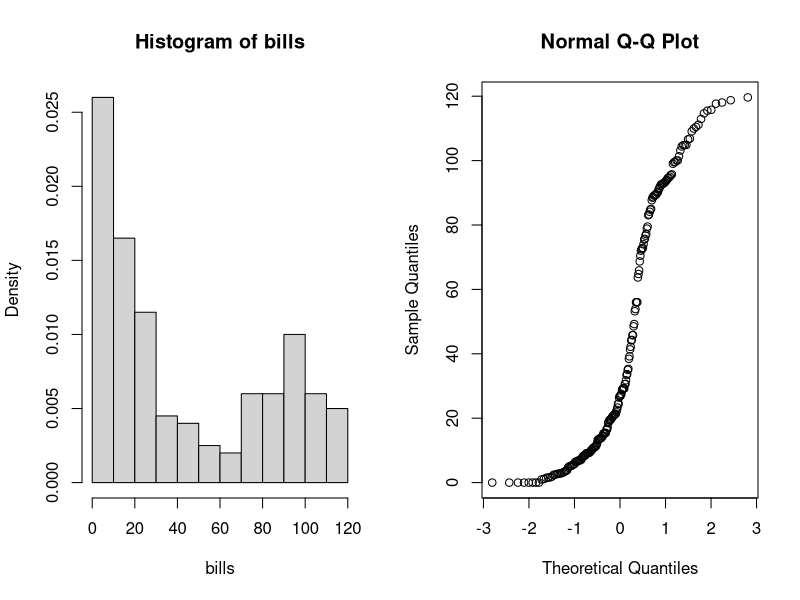
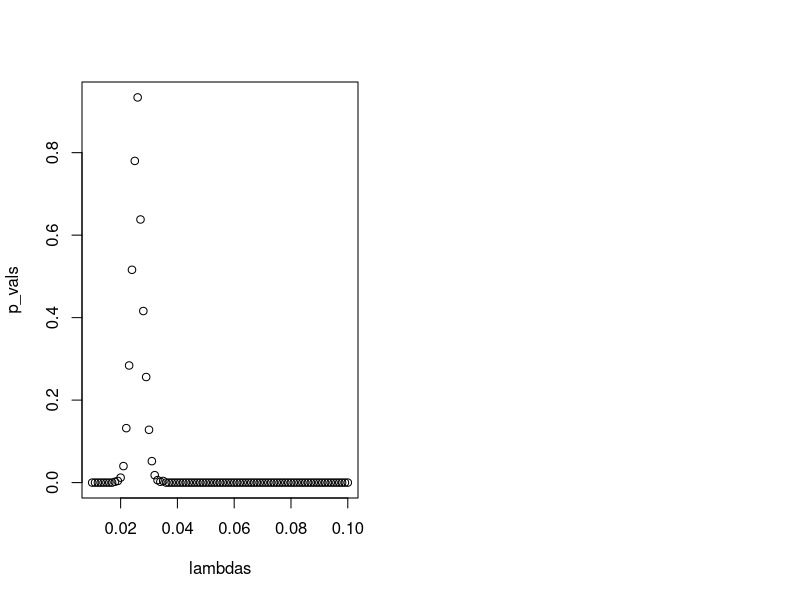

Write R code to recreate these figures, in order.
## ---- chunk 1
bills <- scan("telephone.txt", skip=2)
par(mfrow=c(1, 2))
hist(bills, prob=T)
qqnorm(bills)
## ---- chunk 2
T_val <- median(bills)
N <- length(bills)
B <- 1000
T_vals <- numeric(B)
lambdas <- seq(0.01, 0.1, by=0.001)
p_vals <- numeric(length(lambdas))

for (i in 1:length(lambdas)) {
    for (j in 1:B) {
        sampled_bills <- rexp(N, lambdas[i])
        T_vals[j] <- median(sampled_bills)
    }

    p_val_left <- sum(T_vals < T_val) / B
    p_val_right <- sum(T_vals > T_val) / B
    p_vals[i] <- 2 * min(p_val_left, p_val_right)
}
plot(lambdas, p_vals, type='p')
## ---- chunk 3
bootstrap.ci <- function(data, B, T, confidence) {
    T_val <- T(data)
    T_vals <- numeric(B)

    for (i in 1:B) {
        sampled_data <- sample(data, replace=TRUE)
        T_vals[i] <- median(sampled_data)
    }

    alpha <- (1 - confidence) / 2
    ci <- c(2 * T_val - quantile(T_vals, 1 - alpha), 
            2 * T_val - quantile(T_vals, alpha))
    return (ci)
}
ci <- bootstrap.ci(bills, 1000, median, 0.95)
## ---- chunk 4
B <- 1000
means <- numeric(B)

for (i in 1:B) {
    sampled_bills <- sample(bills, 100)
    means[i] <- mean(sampled_bills)
}
lambda <- 1 / mean(means)
## ---- chunk 5
ci <- bootstrap.ci(rexp(length(bills), lambda), 1000, median, 0.95)
## ---- chunk 6
p_value <- binom.test(sum(bills > 40), length(bills), alternative="less")$p.value
## ---- chunk 7
p_value <- binom.test(
    sum(bills > 10), length(bills), p=0.75, alternative="less"
)$p.value
